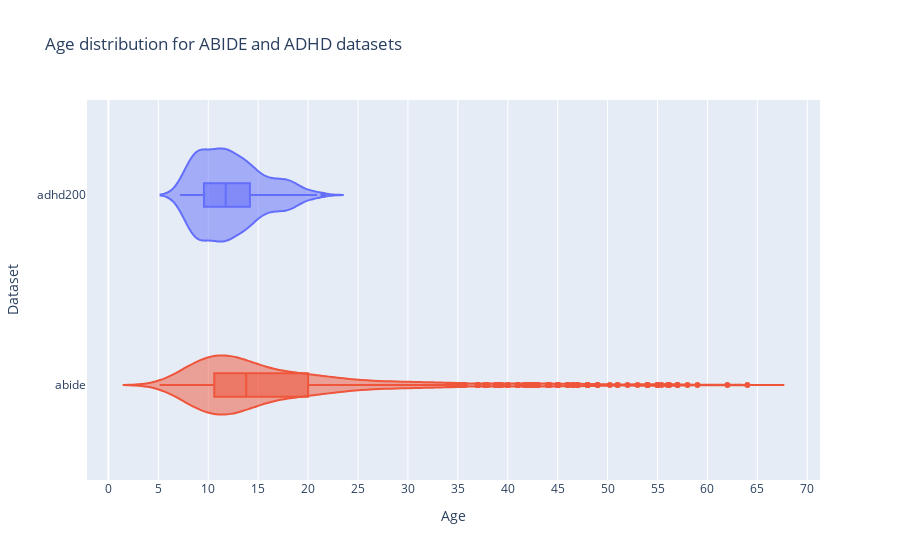

This figure's notebook cell:
### Markdown cell above
Age distribution for each dataset

### Code cell
fig = px.violin(data, y="participants_dataset", x="participants_age", color="participants_dataset", box=True, points="outliers",
                title="Age distribution for ABIDE and ADHD datasets", 
                 labels={
                     "participants_dataset": "Dataset",
                     "participants_age": "Age"},)
fig.update_layout(showlegend=False)
fig.update_layout(
    xaxis = dict(
        tickmode = 'linear',
        tick0 = 0,
        dtick = 5
    )
)

fig.show()

### Figure 1 — Plotly figure (JSON) as saved in the notebook; plotly's stock layout.template omitted (floating-point values rounded to 4 significant figures; data arrays with more than 128 entries replaced by an {"elided": "..."} marker saying what was removed)
{"data": [{"alignmentgroup": "True", "box": {"visible": true}, "hovertemplate": "Dataset=%{y}<br>Age=%{x}<extra></extra>", "legendgroup": "adhd200", "marker": {"color": "#636efa"}, "name": "adhd200", "offsetgroup": "adhd200", "orientation": "h", "points": "outliers", "scalegroup": "True", "showlegend": true, "type": "violin", "x": {"elided": "521 float values"}, "x0": " ", "xaxis": "x", "y": {"elided": "521 str values"}, "y0": " ", "yaxis": "y"}, {"alignmentgroup": "True", "box": {"visible": true}, "hovertemplate": "Dataset=%{y}<br>Age=%{x}<extra></extra>", "legendgroup": "abide", "marker": {"color": "#EF553B"}, "name": "abide", "offsetgroup": "abide", "orientation": "h", "points": "outliers", "scalegroup": "True", "showlegend": true, "type": "violin", "x": {"elided": "1150 float values"}, "x0": " ", "xaxis": "x", "y": {"elided": "1150 str values"}, "y0": " ", "yaxis": "y"}], "layout": {"legend": {"title": {"text": "Dataset"}, "tracegroupgap": 0}, "showlegend": false, "title": {"text": "Age distribution for ABIDE and ADHD datasets"}, "violinmode": "overlay", "xaxis": {"anchor": "y", "domain": [0, 1], "dtick": 5, "tick0": 0, "tickmode": "linear", "title": {"text": "Age"}}, "yaxis": {"anchor": "x", "categoryarray": ["abide", "adhd200"], "categoryorder": "array", "domain": [0, 1], "title": {"text": "Dataset"}}}}
